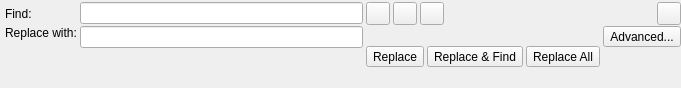
<?xml version="1.0" encoding="UTF-8"?>
<ui version="4.0">
 <class>Core::Internal::FindWidget</class>
 <widget class="QWidget" name="Core::Internal::FindWidget">
  <property name="geometry">
   <rect>
    <x>0</x>
    <y>0</y>
    <width>681</width>
    <height>88</height>
   </rect>
  </property>
  <property name="windowTitle">
   <string>Find</string>
  </property>
  <layout class="QGridLayout" name="mainLayout">
   <property name="leftMargin">
    <number>5</number>
   </property>
   <property name="topMargin">
    <number>2</number>
   </property>
   <property name="rightMargin">
    <number>0</number>
   </property>
   <property name="bottomMargin">
    <number>1</number>
   </property>
   <property name="horizontalSpacing">
    <number>3</number>
   </property>
   <property name="verticalSpacing">
    <number>1</number>
   </property>
   <item row="0" column="0">
    <widget class="QLabel" name="findLabel">
     <property name="text">
      <string>Find:</string>
     </property>
    </widget>
   </item>
   <item row="0" column="1">
    <widget class="Utils::FancyLineEdit" name="findEdit">
     <property name="minimumSize">
      <size>
       <width>100</width>
       <height>0</height>
      </size>
     </property>
    </widget>
   </item>
   <item row="0" column="2">
    <widget class="QWidget" name="findButtonsWidget" native="true">
     <layout class="QHBoxLayout" name="findButtonLayout">
      <property name="spacing">
       <number>3</number>
      </property>
      <property name="leftMargin">
       <number>0</number>
      </property>
      <property name="topMargin">
       <number>0</number>
      </property>
      <property name="rightMargin">
       <number>0</number>
      </property>
      <property name="bottomMargin">
       <number>0</number>
      </property>
      <item>
       <widget class="QToolButton" name="findPreviousButton"/>
      </item>
      <item>
       <widget class="QToolButton" name="findNextButton"/>
      </item>
      <item>
       <widget class="QToolButton" name="selectAllButton">
        <property name="text">
         <string/>
        </property>
       </widget>
      </item>
      <item>
       <spacer name="horizontalSpacer">
        <property name="orientation">
         <enum>Qt::Horizontal</enum>
        </property>
        <property name="sizeHint" stdset="0">
         <size>
          <width>40</width>
          <height>0</height>
         </size>
        </property>
       </spacer>
      </item>
      <item>
       <widget class="QToolButton" name="close"/>
      </item>
     </layout>
    </widget>
   </item>
   <item row="1" column="0">
    <layout class="QVBoxLayout" name="verticalLayout_2">
     <property name="spacing">
      <number>0</number>
     </property>
     <item>
      <widget class="QLabel" name="replaceLabel">
       <property name="text">
        <string>Replace with:</string>
       </property>
      </widget>
     </item>
     <item>
      <spacer name="verticalSpacer_2">
       <property name="orientation">
        <enum>Qt::Vertical</enum>
       </property>
       <property name="sizeHint" stdset="0">
        <size>
         <width>0</width>
         <height>0</height>
        </size>
       </property>
      </spacer>
     </item>
    </layout>
   </item>
   <item row="1" column="1">
    <layout class="QVBoxLayout" name="verticalLayout">
     <property name="spacing">
      <number>0</number>
     </property>
     <item>
      <widget class="Utils::FancyLineEdit" name="replaceEdit">
       <property name="minimumSize">
        <size>
         <width>100</width>
         <height>0</height>
        </size>
       </property>
      </widget>
     </item>
     <item>
      <spacer name="verticalSpacer">
       <property name="orientation">
        <enum>Qt::Vertical</enum>
       </property>
       <property name="sizeHint" stdset="0">
        <size>
         <width>0</width>
         <height>0</height>
        </size>
       </property>
      </spacer>
     </item>
    </layout>
   </item>
   <item row="1" column="2">
    <layout class="QGridLayout" name="gridLayout">
     <property name="horizontalSpacing">
      <number>3</number>
     </property>
     <property name="verticalSpacing">
      <number>0</number>
     </property>
     <item row="0" column="0">
      <widget class="QWidget" name="replaceButtonsWidget" native="true">
       <property name="sizePolicy">
        <sizepolicy hsizetype="Expanding" vsizetype="Preferred">
         <horstretch>0</horstretch>
         <verstretch>0</verstretch>
        </sizepolicy>
       </property>
       <layout class="QHBoxLayout" name="replaceButtonsLayout">
        <property name="spacing">
         <number>3</number>
        </property>
        <property name="leftMargin">
         <number>0</number>
        </property>
        <property name="topMargin">
         <number>0</number>
        </property>
        <property name="rightMargin">
         <number>0</number>
        </property>
        <property name="bottomMargin">
         <number>0</number>
        </property>
        <item>
         <widget class="QToolButton" name="replaceButton">
          <property name="text">
           <string>Replace</string>
          </property>
          <property name="toolButtonStyle">
           <enum>Qt::ToolButtonTextOnly</enum>
          </property>
          <property name="arrowType">
           <enum>Qt::LeftArrow</enum>
          </property>
         </widget>
        </item>
        <item>
         <widget class="QToolButton" name="replaceNextButton">
          <property name="font">
           <font/>
          </property>
          <property name="text">
           <string>Replace &amp;&amp; Find</string>
          </property>
          <property name="toolButtonStyle">
           <enum>Qt::ToolButtonTextOnly</enum>
          </property>
          <property name="arrowType">
           <enum>Qt::RightArrow</enum>
          </property>
         </widget>
        </item>
        <item>
         <widget class="QToolButton" name="replaceAllButton">
          <property name="font">
           <font/>
          </property>
          <property name="text">
           <string>Replace All</string>
          </property>
          <property name="toolButtonStyle">
           <enum>Qt::ToolButtonTextOnly</enum>
          </property>
         </widget>
        </item>
       </layout>
      </widget>
     </item>
     <item row="0" column="1">
      <layout class="QVBoxLayout" name="verticalLayout_3">
       <property name="spacing">
        <number>0</number>
       </property>
       <item>
        <widget class="QToolButton" name="advancedButton">
         <property name="text">
          <string>Advanced...</string>
         </property>
         <property name="toolButtonStyle">
          <enum>Qt::ToolButtonTextOnly</enum>
         </property>
        </widget>
       </item>
       <item>
        <spacer name="verticalSpacer_3">
         <property name="orientation">
          <enum>Qt::Vertical</enum>
         </property>
         <property name="sizeHint" stdset="0">
          <size>
           <width>0</width>
           <height>0</height>
          </size>
         </property>
        </spacer>
       </item>
      </layout>
     </item>
    </layout>
   </item>
  </layout>
 </widget>
 <customwidgets>
  <customwidget>
   <class>Utils::FancyLineEdit</class>
   <extends>QLineEdit</extends>
   <header location="global">utils/fancylineedit.hpp</header>
  </customwidget>
 </customwidgets>
 <tabstops>
  <tabstop>findEdit</tabstop>
  <tabstop>replaceEdit</tabstop>
  <tabstop>findPreviousButton</tabstop>
  <tabstop>findNextButton</tabstop>
  <tabstop>replaceButton</tabstop>
  <tabstop>replaceNextButton</tabstop>
  <tabstop>replaceAllButton</tabstop>
  <tabstop>advancedButton</tabstop>
  <tabstop>close</tabstop>
 </tabstops>
 <resources/>
 <connections/>
</ui>
